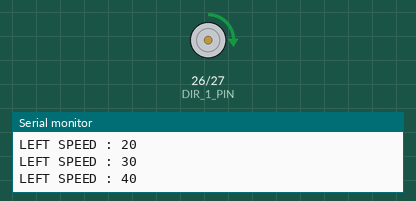
Recording of a sketch running on a simulated Arduino Mega 2560, built with avr-gcc and run on an emulated ATmega2560. Parts: motor-driver pin pairs drawn as motors (green arrow = first pin HIGH = forward, orange = second pin HIGH = backward, longer = more drive, scaled by the enable pin), the last lines printed to the serial monitor.

Above: at 0.45 s.
At 1.75 s:
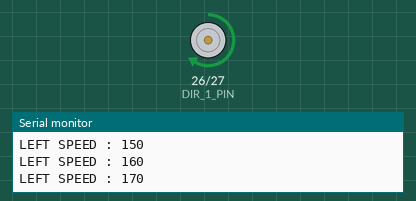
At 3.1 s:
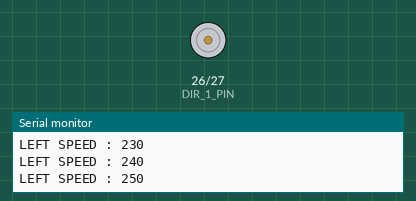
At 6.16 s:
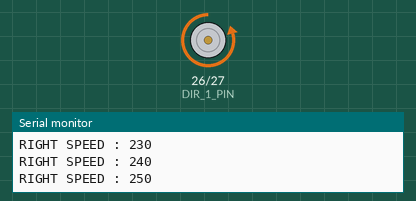
Timing chart, 0 to 8.3 s (numbered marks = the images above):
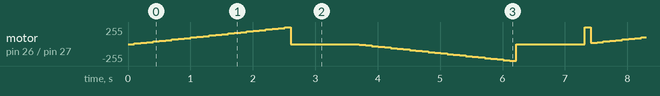

The sketch:

motor_test.ino
```cpp
#define DIR_1_PIN 26
#define DIR_2_PIN 27
#define SPEED_PIN 7
#define ENCODER_A_PIN 22
#define ENCODER_B_PIN 23
#define ENCODER_C_PIN 24
#define ENCODER_D_PIN 25

void setup() {
  // put your setup code here, to run once:

  pinMode(DIR_1_PIN, OUTPUT);
  pinMode(DIR_2_PIN, OUTPUT);
  pinMode(SPEED_PIN, OUTPUT);
  pinMode(ENCODER_A_PIN, INPUT);
  pinMode(ENCODER_B_PIN, INPUT);
  pinMode(ENCODER_C_PIN, INPUT);
  pinMode(ENCODER_D_PIN, INPUT);

  Serial.begin(115200);
}

void loop() {
  // put your main code here, to run repeatedly:
  digitalWrite(DIR_1_PIN, HIGH);
  digitalWrite(DIR_2_PIN, LOW);
  for(int speed=0; speed<=255; speed+=10)
  {
    analogWrite(SPEED_PIN, speed);
    Serial.print("LEFT SPEED : ");
    Serial.println(speed);
    delay(100);
  }
  analogWrite(SPEED_PIN, 0);
  delay(1000);

  digitalWrite(DIR_1_PIN, LOW);
  digitalWrite(DIR_2_PIN, HIGH);
  for(int speed=0; speed<=255; speed+=10)
  {
    analogWrite(SPEED_PIN, speed);
    Serial.print("RIGHT SPEED : ");
    Serial.println(speed);
    delay(100);
  }
  analogWrite(SPEED_PIN, 0);
  delay(1000);
}
```

Measured:
- by itself, motor on pin 26 (DIR_1_PIN) / pin 27 (DIR_2_PIN): stopped → forward 10/255 at 0.10 s, → forward 20/255 0.10 s later, → forward 30/255 0.10 s later, → forward 40/255 0.10 s later, … (289 changes in this stretch)
